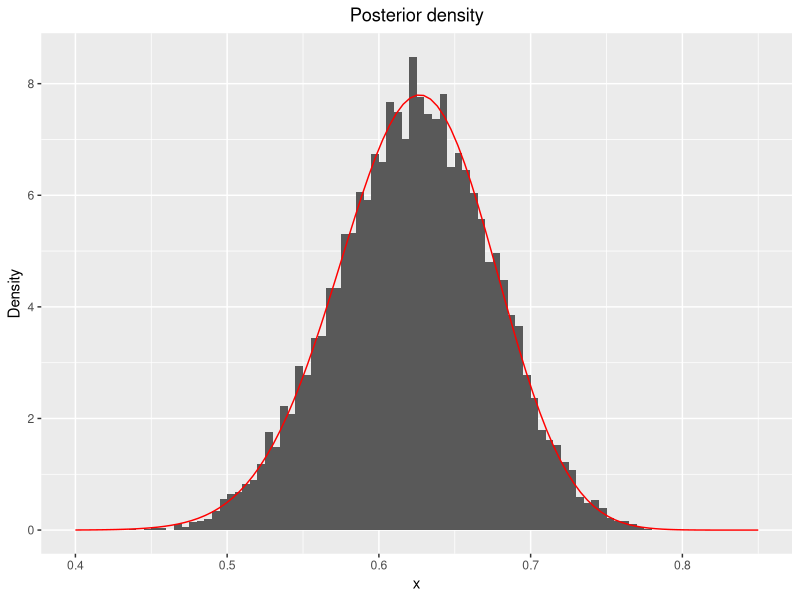
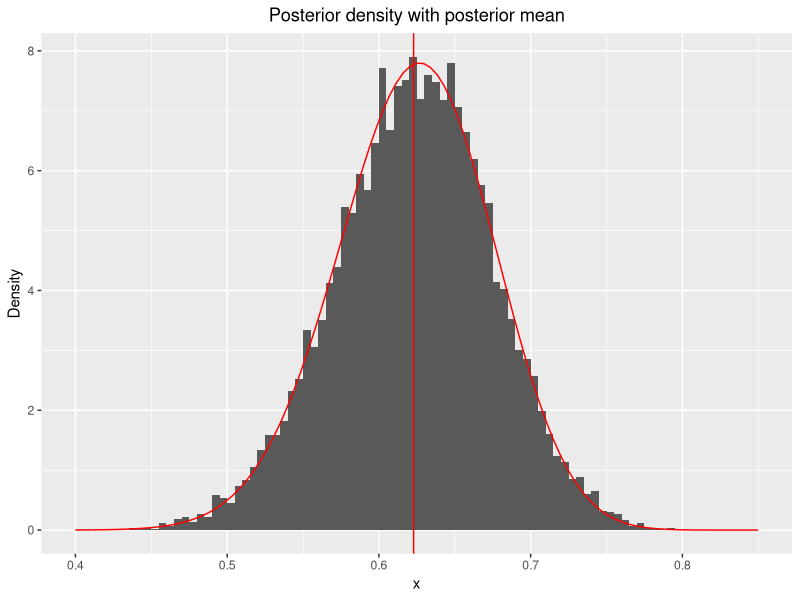

Source code (R) for these figures, in order: (Note: this script raises an error after producing the figures.)
## ---- chunk 1
# f is the  posterior function to sample from, not normalized
# theta: parameter between 0 and 1, sampled from U(0,1)
# y: observed values
f <- function(theta, y) {
  return((2+theta)^y[1]*(1-theta)^(y[2]+y[3])*theta^y[4])
}

# f_normalized is the posterior function, normalized
f_normalized <- function(theta, y) {
  c = integrate(f,0,1,y)$value
  return(f(theta,y)/c)
}

# alpha finds the acceptance probability alpha
alpha <- function(theta, y) {
  c = optimize(f, interval = c(0,1), maximum = TRUE, y=y)$objective
  return(f(theta, y)/c)
}

# rejection_d samples from the posterior by rejection sampling
# n: number of samples to generate
rejection_d <- function(y, n) {
  out = 1:n
  g = function() {return(runif(1))}
  
  for (i in 1:n) {
    finished = 0
    while(finished==0) {
      u = runif(1)
      theta = g()
      alpha = alpha(theta, y)
      if(u <= alpha) {
        out[i] = theta
        finished = 1
      }
    }
  }
  return(out)
}

y = c(125,18,20,34)
n = 10000

library(ggplot2)
samples_d1 <- rejection_d(y, n)
x <- seq(0,1,0.001)
data_d1 <- data.frame("samples_d1"=samples_d1)
ggplot(data=data_d1, aes(data_d1$samples_d1)) +
geom_histogram(aes(y=..density..), breaks = seq(0, 1, by = 0.005)) +theme(plot.title = element_text(hjust = 0.5))+
xlim(c(0.4,0.85)) + labs(title="Posterior density", x="x", y="Density") +
stat_function(fun = f_normalized, args = list(y), color = "red")
## ---- chunk 2
M = 10000
# 
# post_mean_mc: the estimated posterior mean
thetas <- rejection_d(y, M)
post_mean_mc <- mean(thetas)

# inside_integral is what we want to integrate
inside_integral = function(theta,y) {
    return(theta*f_normalized(theta,y))
}

# numerical_mean is the mean found by numerical integration
numerical_mean <- integrate(inside_integral,0,1,y)[[1]]
## ---- chunk 3
x <- seq(0,1,0.001)
data_d1 <- data.frame("thetas"=thetas)
ggplot(data=data_d1, aes(data_d1$thetas)) +
geom_histogram(aes(y=..density..), breaks = seq(0, 1, by = 0.005)) +theme(plot.title = element_text(hjust = 0.5))+
xlim(c(0.4,0.85)) + labs(title="Posterior density with posterior mean", x="x", y="Density") +
stat_function(fun = f_normalized, args = list(y), color = "red")+geom_vline(xintercept = post_mean_mc,color="red")
## ---- chunk 4
# rejection_d_count samples from the posterior by rejection sampling and counts the number of trials to one acceptance
# n: number of samples to generate
rejection_d_count <- function(y, n) {
  out = 1:n
  g = function() {return(runif(1))}
  
  for (i in 1:n) {
    finished = 0
    count = 0
    while(finished==0) {
      u = runif(1)
      theta = g()
      alpha = alpha(theta, y)
      count = count + 1
      if(u <= alpha) {
        out[i] = count
        count = 0
        finished = 1
      }
    }
  }
  return(out)
}

y = c(125,18,20,34)
n = 10000

# simulated number of trials 
number_of_trials <- mean(rejection_d_count(y,n))

#c_const finds the constant c, i.e. the numerical computation of the theoretical number of trials for one acceptance
c_const <- function(y) {
  c = optimize(f_normalized, interval = c(0,1), maximum = TRUE, y=y)$objective
  return(c)
}

c_numerical <- c_const(y)
## ---- chunk 5
#fnew calculates the unnormalized new posterior distribution
fnew <- function(theta, y) {
  fnew = 5*(1-theta)^4*(2+theta)^y[1]*(1-theta)^(y[2]+y[3])*theta^y[4]
}
# weight calculates the self-normalizing weights to use in importance sampling
weight <- function(theta, y) {
  return(fnew(theta, y)/f(theta, y))
}

# fnew_normalized calculates the normalized new posterior distribution
fnew_normalized <- function(theta, y) {
  const = integrate(fnew, 0, 1, y)$value
  return(fnew(theta, y)/c)
}

fnew_normalized(0.5, y)

# importance_d4 estimates the mean via importance sampling
# y: observed values
# n: number of samples to use in the estimation
importance_d4 <- function(y, n) {
  theta = rejection_d(y, n)
  estimate = sum(theta*weight(theta, y))/sum(weight(theta,y))
  return(estimate)
}

n = 10000
simulated_d4 <- importance_d4(y, n)

# integrand_d4 is the expression to integrate
integrand_d4 <- function(theta, y) {
  return(fnew_normalized(theta, y)*theta)
}

# numerical_d4 numerically calculates the integral
numerical_d4 <- function(y) {
  return(integrate(integrand_d4, 0,1,y)$value)
}

#num_d4 <- numerical_d4(y)
